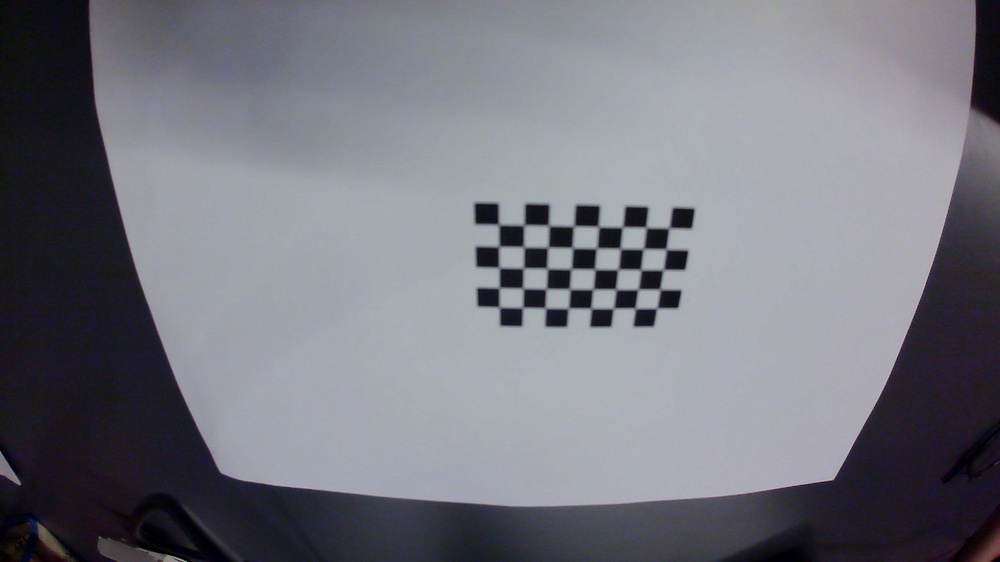
#> input picture img/WIN_20240417_18_13_28_Pro.jpg, 1000 x 562 px, shrunk from 1920 x 1080 before the run; its folder holds only this picture in this run
$ python cameraDistortion.py
#> lines starting #> are read from the running program, lines starting #| are printed output that depends on the picture; after the words box and inside, x2 and y2 are one past the last pixel; in counts of white or black regions, pixels touching at a corner belong together; long printed decimals are rounded
import numpy as np
import cv2
import glob

def calibrate_camera(image_folder):
    # Define the dimensions of the checkerboard
#> called with image_folder = 'img'
    CHECKERBOARD = (5, 8)
    # Create an array of object points
    objp = np.zeros((CHECKERBOARD[0] * CHECKERBOARD[1], 3), np.float32)
    objp[:, :2] = np.mgrid[0:CHECKERBOARD[0], 0:CHECKERBOARD[1]].T.reshape(-1, 2)

    # Arrays to store object points and image points from all images
    objpoints = []
    imgpoints = []

    # Define criteria for corner refinement
    criteria = (cv2.TERM_CRITERIA_EPS + cv2.TERM_CRITERIA_MAX_ITER, 30, 0.001)

    # Load images
    images = glob.glob(f'{image_folder}/*.jpg')

    for fname in images:
        img = cv2.imread(fname)
#> img is the input picture: shape (562, 1000, 3); mean B, G, R 126.9, 118.2, 117.2
        gray = cv2.cvtColor(img, cv2.COLOR_BGR2GRAY)

        # Find the chessboard corners
        ret, corners = cv2.findChessboardCorners(gray, CHECKERBOARD, None)
#> ret = True; corners = 40 rows, first 8: [668, 227], [665.6, 247.6], [664.1, 267.9], [659.1, 288.3], [655.4, 308.8], [644.9, 226.4], [642.3, 250.3], [641, 269.6]

        # If found, refine corner positions and save
        if ret:
            objpoints.append(objp)
            corners2 = cv2.cornerSubPix(gray, corners, (11,11), (-1,-1), criteria)
#> corners2 = 40 rows, first 8: [669, 228], [666.1, 249.1], [663.2, 269.7], [660, 289.3], [656.8, 308.1], [646, 227.4], [643.4, 248.8], [640.8, 269.6]
            imgpoints.append(corners2)

            # Optionally draw and display the corners
            img = cv2.drawChessboardCorners(img, CHECKERBOARD, corners2, ret)
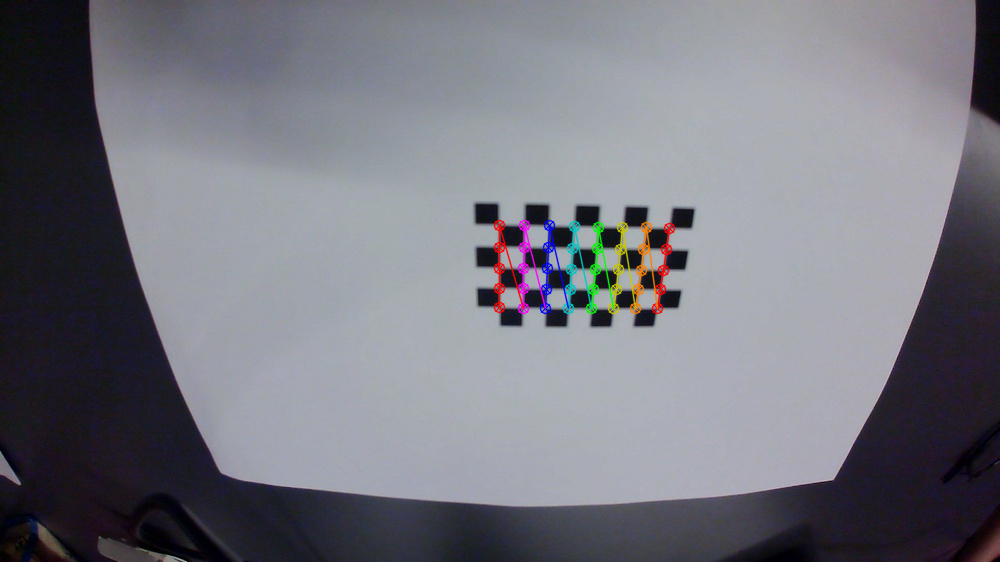
#> img: shape (562, 1000, 3); 1.21% of pixels changed, all inside (x1, y1, x2, y2) = (493, 219, 676, 315)
            cv2.imshow('img', img)
            cv2.waitKey(500)

    cv2.destroyAllWindows()

    # Calibrate camera
    ret, mtx, dist, rvecs, tvecs = cv2.calibrateCamera(objpoints, imgpoints, gray.shape[::-1], None, None)
#> ret = 0.119; mtx = [[338, 0, 527.3], [0, 303.8, 254.8], [0, 0, 1]]; dist = [[-0.0527, -0.87, -0.0112, -0.0111, 2.69]]; rvecs = ([0.213, -0.194, 1.58],); tvecs = ([5.86, -1.2, 13.46],)

    return mtx, dist

# Usage example
camera_matrix, distortion_coefficients = calibrate_camera('img')
#> camera_matrix = [[338, 0, 527.3], [0, 303.8, 254.8], [0, 0, 1]]; distortion_coefficients = [[-0.0527, -0.87, -0.0112, -0.0111, 2.69]]
print("Camera matrix:")
print(camera_matrix)
#| [[337.969   0.         527.315]
#|  [  0.         303.760  254.822 ]
#|  [  0.           0.           1.        ]]
print("Distortion coefficients:")
print(distortion_coefficients)
#| [[-0.05272 -0.8701 -0.01124  -0.01106  2.691]]

$ run again, on img/WIN_20240417_18_13_53_Pro.jpg
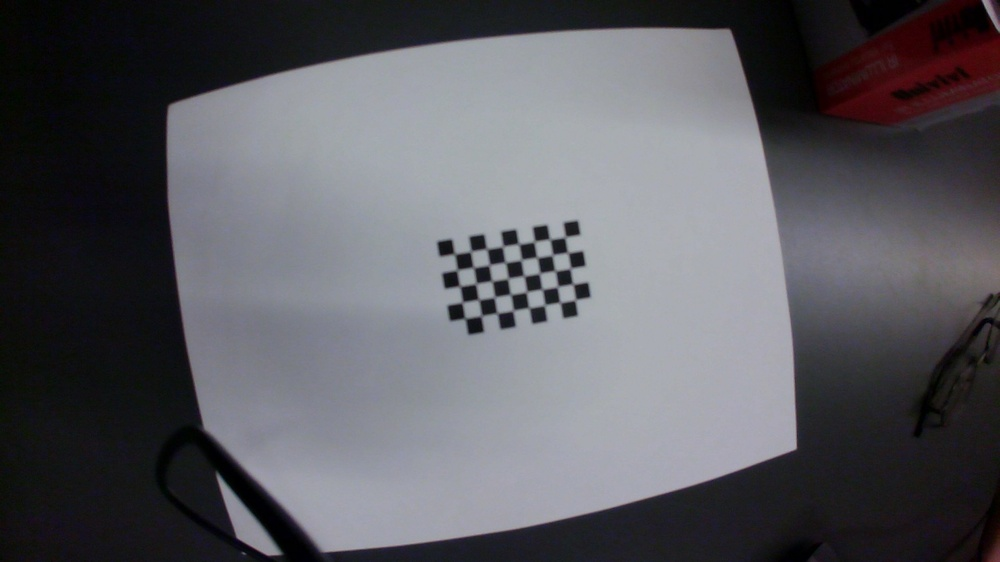
#> input picture img/WIN_20240417_18_13_53_Pro.jpg, 1000 x 562 px, shrunk from 1920 x 1080 before the run
#> in calibrate_camera, img is the input picture: shape (562, 1000, 3); mean B, G, R 95.7, 90.2, 90.5
#> in calibrate_camera, `gray = cv2.cvtColor(img, cv2.COLOR_BGR2GRAY)`:
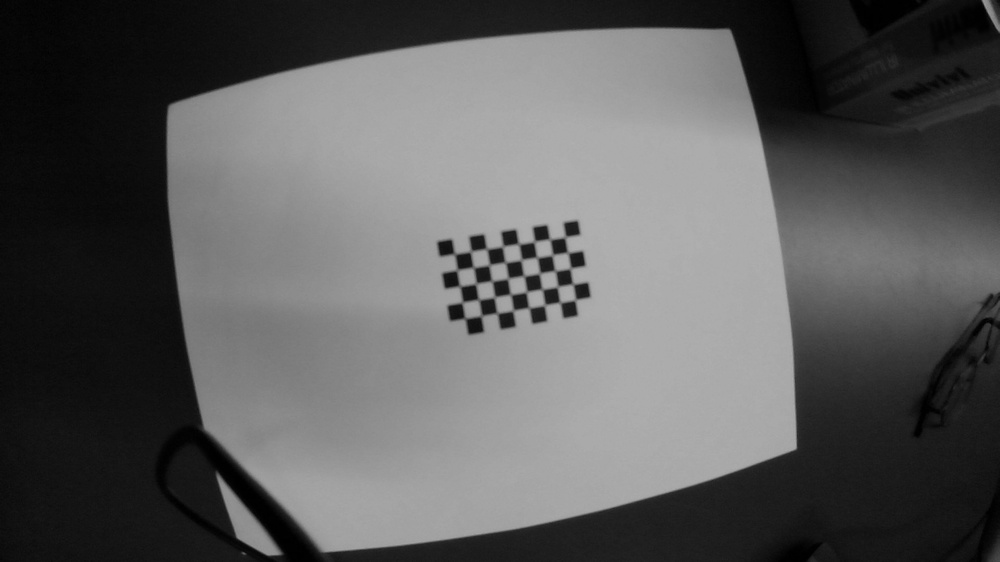
#> gray: shape (562, 1000); min 0, max 177, mean 90.9
#> in calibrate_camera, `ret, corners = cv2.findChessboardCorners(gray, CHECKERBOARD, None)`: ret = True; corners = 40 rows, first 8: [565.2, 237.2], [568.6, 253.6], [570.5, 268.5], [573.7, 285], [573.6, 300.7], [548.3, 238.8], [552.5, 255], [555, 270.9]
#> corners2 = 40 rows, first 8: [565.2, 237], [567.8, 252.6], [570.4, 268.3], [572.9, 284.1], [575.4, 299.7], [549.8, 239.2], [552.4, 255], [555.1, 270.8]
#> in calibrate_camera, `img = cv2.drawChessboardCorners(img, CHECKERBOARD, corners2, ret)`:
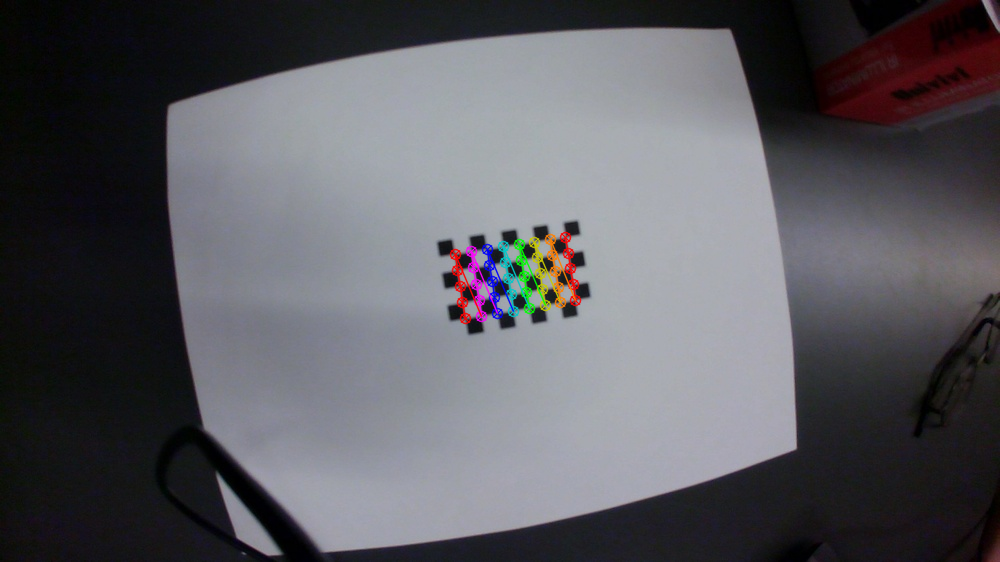
#> img: shape (562, 1000, 3); 1.04% of pixels changed, all inside (x1, y1, x2, y2) = (449, 231, 582, 325)
#> in calibrate_camera, `ret, mtx, dist, rvecs, tvecs = cv2.calibrateCamera(objpoints, imgpoint..`: ret = 0.0768; mtx = [[683.7, 0, 482.5], [0, 679.9, 277.6], [0, 0, 1]]; dist = [[-0.115, -81.22, -0.000264, 0.0149, 2684.3]]; rvecs = ([-0.102, -0.0815, 1.41],); tvecs = ([5.16, -2.55, 42.38],)
#> camera_matrix = [[683.7, 0, 482.5], [0, 679.9, 277.6], [0, 0, 1]]; distortion_coefficients = [[-0.115, -81.22, -0.000264, 0.0149, 2684.3]]
#| [[683.677   0.         482.471]
#|  [  0.         679.937 277.569]
#|  [  0.           0.           1.        ]]
#| [[-1.15154584e-01 -8.12209502e+01 -2.64486601e-04  1.49007271e-02
#|    2.68430449e+03]]

$ run again, on img/WIN_20240417_18_13_55_Pro.jpg
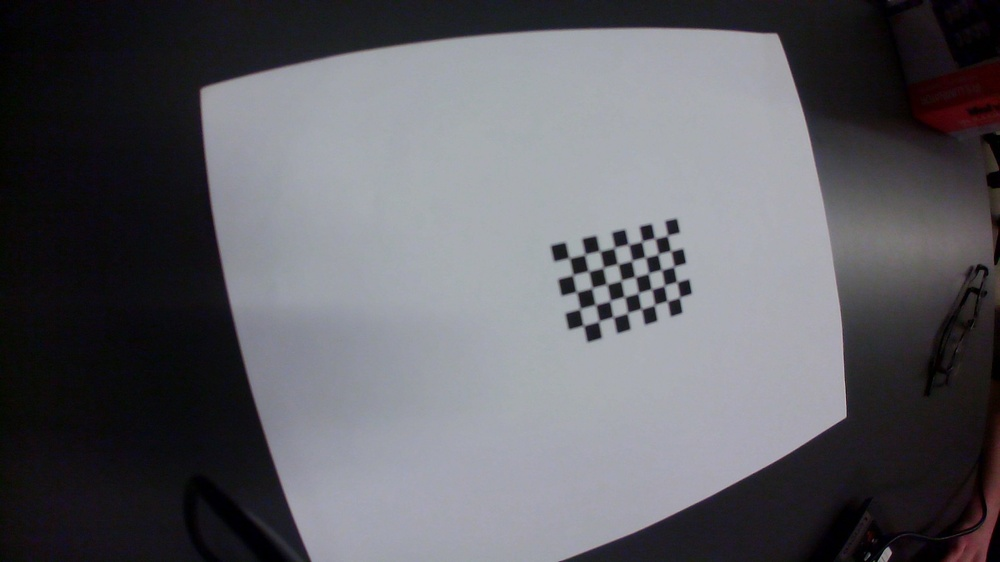
#> input picture img/WIN_20240417_18_13_55_Pro.jpg, 1000 x 562 px, shrunk from 1920 x 1080 before the run
#> in calibrate_camera, img is the input picture: shape (562, 1000, 3); mean B, G, R 100, 94.5, 94.8
#> in calibrate_camera, `ret, corners = cv2.findChessboardCorners(gray, CHECKERBOARD, None)`: ret = True; corners = 40 rows, first 8: [666.3, 236.3], [669.6, 250.3], [673.2, 267.5], [675.8, 281.3], [678.4, 298.2], [653.5, 237.7], [657.1, 255.1], [661.5, 270]
#> corners2 = 40 rows, first 8: [661.3, 236.8], [664.8, 252.5], [668.4, 267.8], [671, 283.7], [673.4, 299.1], [648.4, 239.8], [656.4, 254.5], [667.4, 268.1]
#> in calibrate_camera, `img = cv2.drawChessboardCorners(img, CHECKERBOARD, corners2, ret)`:
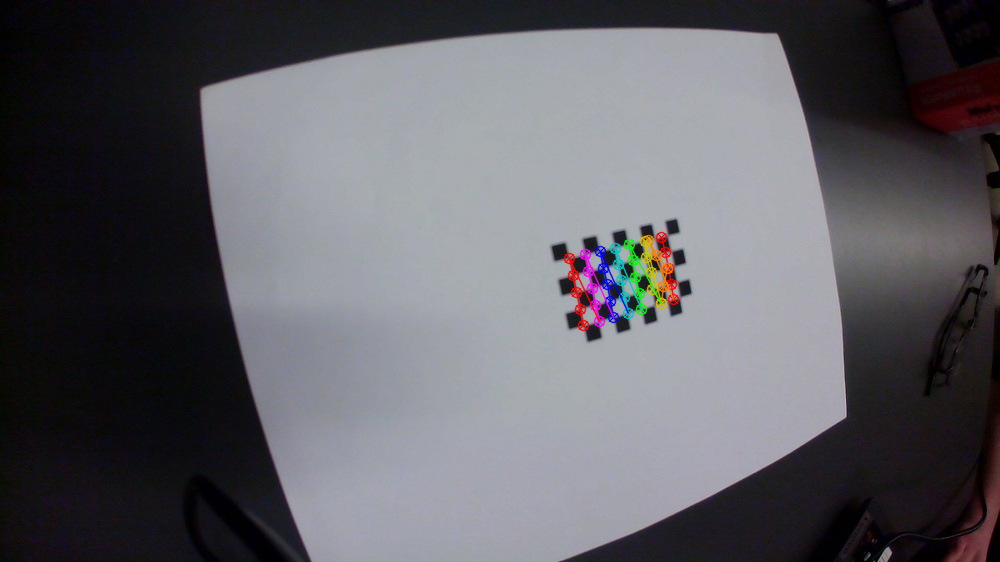
#> img: shape (562, 1000, 3); 0.95% of pixels changed, all inside (x1, y1, x2, y2) = (563, 231, 680, 332)
#> in calibrate_camera, `ret, mtx, dist, rvecs, tvecs = cv2.calibrateCamera(objpoints, imgpoint..`: ret = 1.98; mtx = [[166.4, 0, 469.6], [0, 168.3, 340.6], [0, 0, 1]]; dist = [[-0.104, 0.117, -0.0276, -0.017, -0.041]]; rvecs = ([-0.0843, 0.0332, 1.37],); tvecs = ([12.88, -6.02, 9.91],)
#> camera_matrix = [[166.4, 0, 469.6], [0, 168.3, 340.6], [0, 0, 1]]; distortion_coefficients = [[-0.104, 0.117, -0.0276, -0.017, -0.041]]
#| [[166.364   0.         469.559]
#|  [  0.         168.293  340.620]
#|  [  0.           0.           1.        ]]
#| [[-0.1044  0.1166 -0.02764 -0.01699 -0.041]]

$ run again, on img/WIN_20240417_18_13_58_Pro.jpg
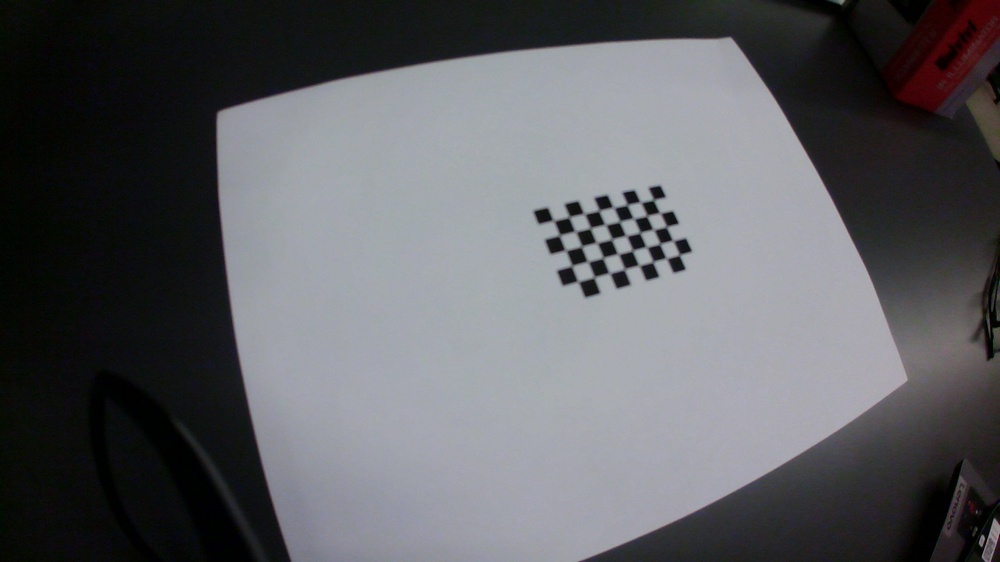
#> input picture img/WIN_20240417_18_13_58_Pro.jpg, 1000 x 562 px, shrunk from 1920 x 1080 before the run
#> in calibrate_camera, img is the input picture: shape (562, 1000, 3); mean B, G, R 98.2, 94.5, 93.7
#> in calibrate_camera, `ret, corners = cv2.findChessboardCorners(gray, CHECKERBOARD, None)`: ret = True; corners = 40 rows, first 8: [652.5, 200.5], [658.7, 212.2], [665.1, 227.4], [673, 241], [678.3, 255.6], [639.1, 201.4], [646, 216.6], [651.9, 228.8]
#> corners2 = 40 rows, first 8: [655.6, 199.3], [652.5, 210], [669.2, 226.2], [666.3, 242], [681.9, 254.3], [648.4, 201.3], [649.5, 215], [657.7, 228.6]
#> in calibrate_camera, `img = cv2.drawChessboardCorners(img, CHECKERBOARD, corners2, ret)`:
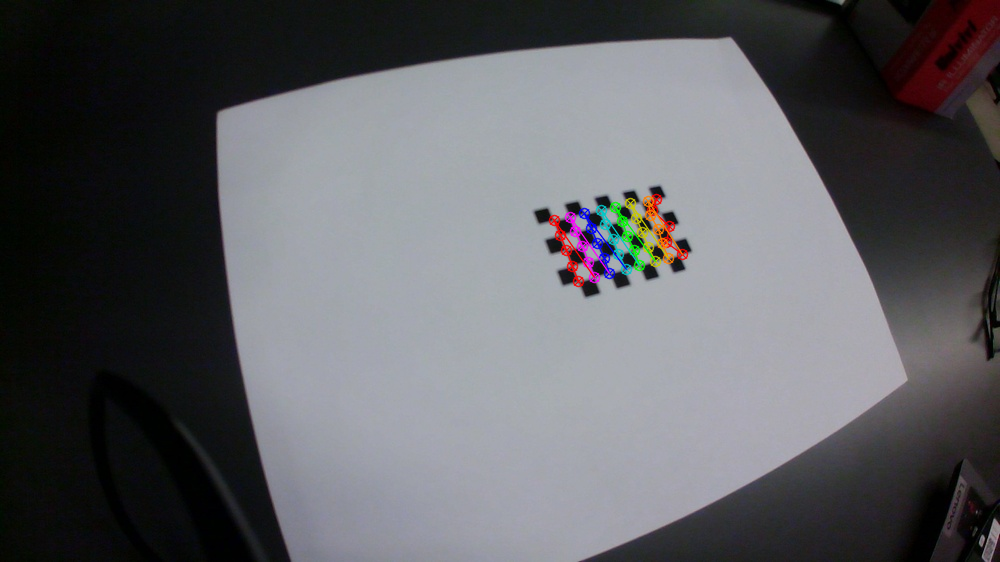
#> img: shape (562, 1000, 3); 0.98% of pixels changed, all inside (x1, y1, x2, y2) = (548, 193, 689, 288)
#> in calibrate_camera, `ret, mtx, dist, rvecs, tvecs = cv2.calibrateCamera(objpoints, imgpoint..`: ret = 2.05; mtx = [[260.1, 0, 466.7], [0, 159, 234.5], [0, 0, 1]]; dist = [[0.255, 0.184, 0.0768, -0.202, -0.114]]; rvecs = ([0.035, -0.23, 1.22],); tvecs = ([10.22, -3.43, 9.2],)
#> camera_matrix = [[260.1, 0, 466.7], [0, 159, 234.5], [0, 0, 1]]; distortion_coefficients = [[0.255, 0.184, 0.0768, -0.202, -0.114]]
#| [[260.054   0.         466.700]
#|  [  0.         159.024 234.522 ]
#|  [  0.           0.           1.        ]]
#| [[ 0.2545  0.1841  0.07681 -0.202 -0.1142 ]]

$ run again, on img/WIN_20240417_18_13_41_Pro.jpg
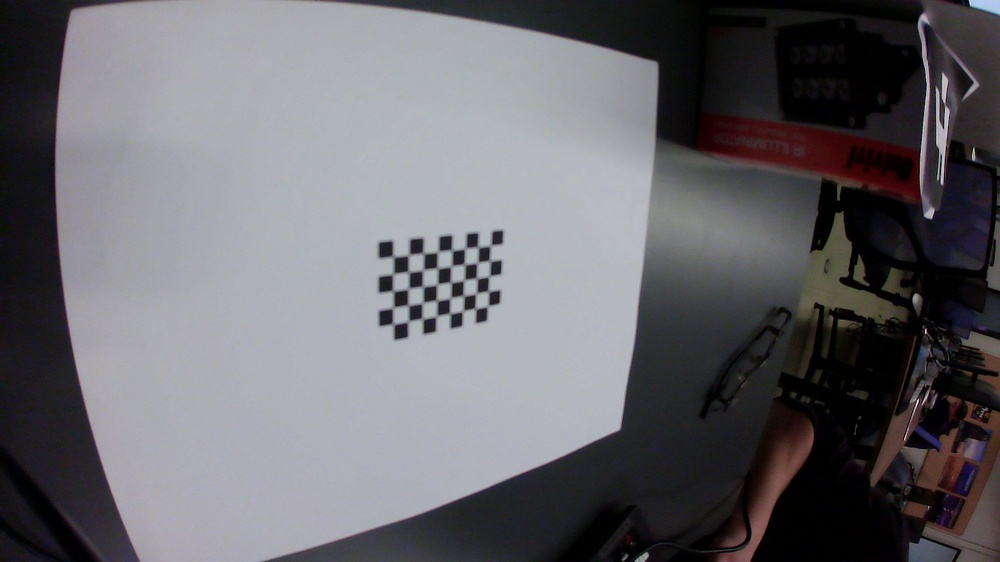
#> input picture img/WIN_20240417_18_13_41_Pro.jpg, 1000 x 562 px, shrunk from 1920 x 1080 before the run
#> in calibrate_camera, img is the input picture: shape (562, 1000, 3); mean B, G, R 107.9, 103.2, 104.4
#> in calibrate_camera, `gray = cv2.cvtColor(img, cv2.COLOR_BGR2GRAY)`:
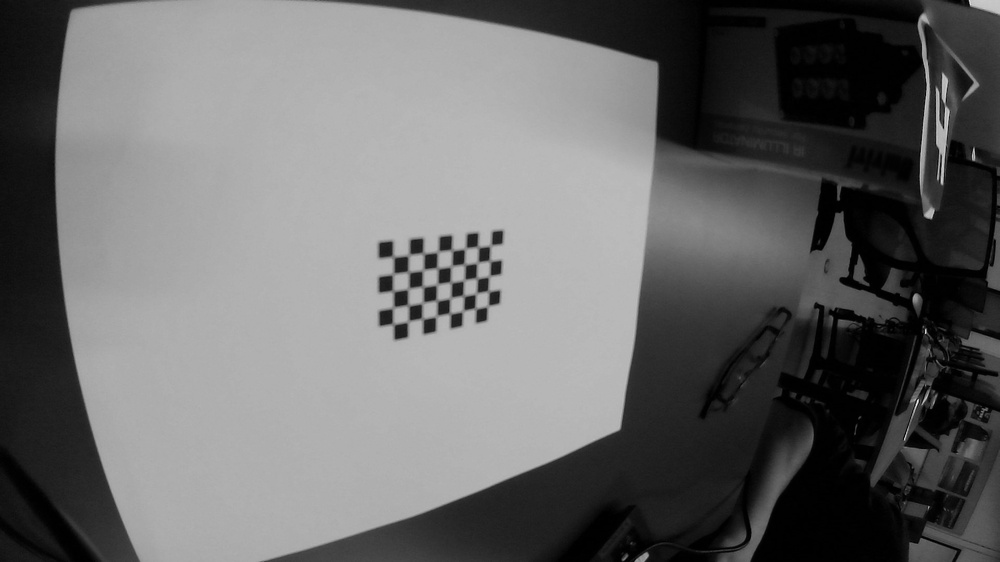
#> gray: shape (562, 1000); min 0, max 241, mean 104.1
#> in calibrate_camera, `ret, corners = cv2.findChessboardCorners(gray, CHECKERBOARD, None)`: ret = True; corners = 40 rows, first 8: [490.4, 245.4], [490.5, 260], [490.5, 274.8], [487.5, 290.1], [486.3, 307.3], [476.9, 245.7], [476.3, 264.3], [477.6, 279.8]
#> corners2 = 40 rows, first 8: [484.1, 246.1], [493, 260.2], [490.8, 276.3], [482.5, 292.8], [481.3, 306.7], [471.8, 247.9], [470.4, 263.4], [482.9, 277.1]
#> in calibrate_camera, `img = cv2.drawChessboardCorners(img, CHECKERBOARD, corners2, ret)`:
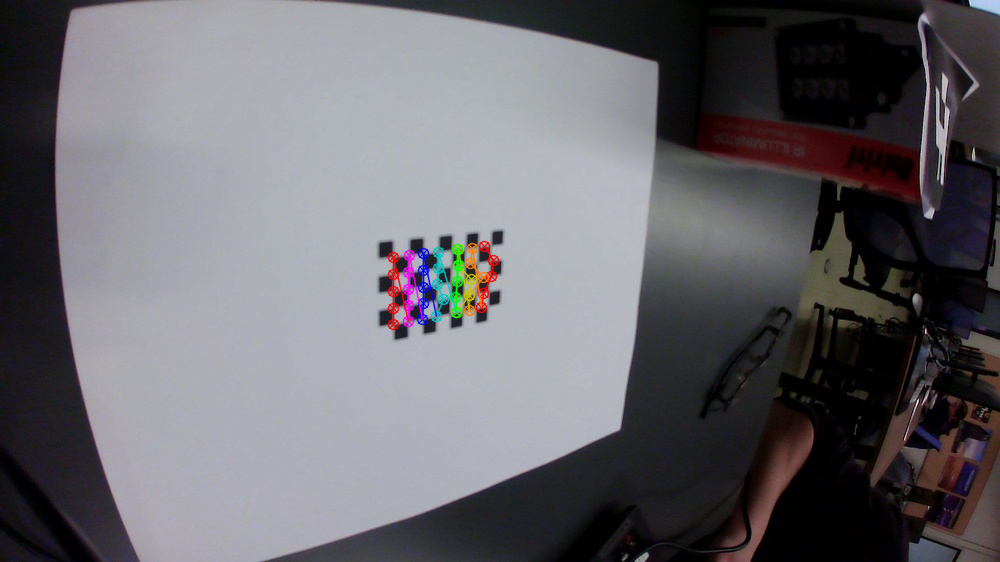
#> img: shape (562, 1000, 3); 0.92% of pixels changed, all inside (x1, y1, x2, y2) = (387, 240, 500, 331)
#> in calibrate_camera, `ret, mtx, dist, rvecs, tvecs = cv2.calibrateCamera(objpoints, imgpoint..`: ret = 4.02; mtx = [[308.1, 0, 505.4], [0, 527.8, 279.5], [0, 0, 1]]; dist = [[-7.89, 147.8, 0.128, -0.37, -857]]; rvecs = ([0.203, -0.632, 1.53],); tvecs = ([-1.7, -1.88, 29.04],)
#> camera_matrix = [[308.1, 0, 505.4], [0, 527.8, 279.5], [0, 0, 1]]; distortion_coefficients = [[-7.89, 147.8, 0.128, -0.37, -857]]
#| [[308.130   0.         505.416]
#|  [  0.         527.781 279.487]
#|  [  0.           0.           1.        ]]
#| [[-7.88953273e+00  1.47821731e+02  1.27739756e-01 -3.70326539e-01
#|   -8.56964052e+02]]
